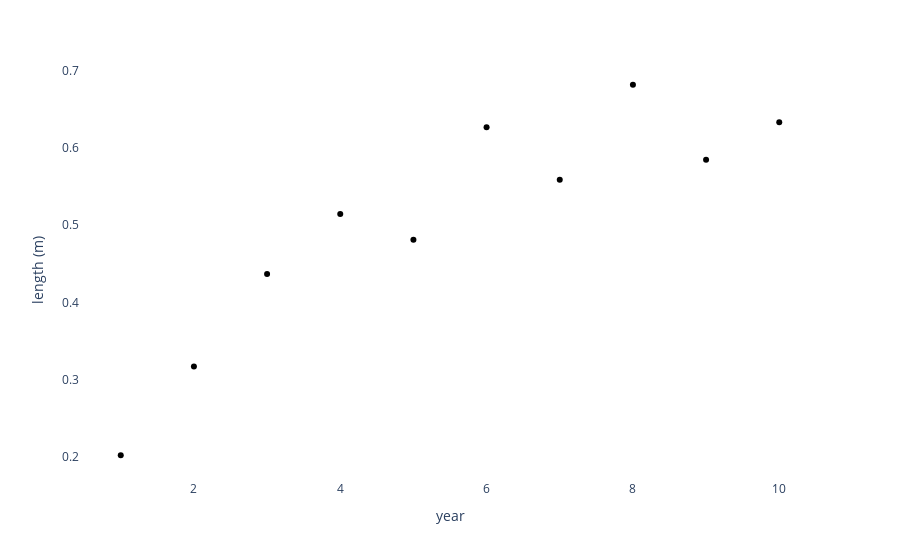

Write notebook code for a chart like this one.
### Code cell
L_max = 0.7
K = 0.3
year = np.arange(1, 11, 1)
length = L_max * (1 - np.exp(-K * year))
noisy_length = (np.random.random(length.shape[0]) - 0.5) * 0.25 * length + length
mdf = pd.DataFrame(
    np.array([year, noisy_length]).T,
    columns=['year', 'length (m)']
)
fig = px.scatter(mdf, x='year', y='length (m)')
fig.update_traces(line_color='black', marker=dict(color='black'))
fig.update_layout(plot_bgcolor="rgba(0,0,0,0)")
with open('Fitting/new_measurements.png', 'wb') as fh:
    fh.write(fig.to_image('png'))
fig

### Figure 1 — Plotly figure (JSON) as saved in the notebook; plotly's stock layout.template omitted (floating-point values rounded to 4 significant figures)
{"data": [{"hovertemplate": "year=%{x}<br>length (m)=%{y}<extra></extra>", "legendgroup": "", "line": {"color": "black"}, "marker": {"color": "black", "symbol": "circle"}, "mode": "markers", "name": "", "orientation": "v", "showlegend": false, "type": "scatter", "x": [1, 2, 3, 4, 5, 6, 7, 8, 9, 10], "xaxis": "x", "y": [0.2024, 0.3173, 0.4368, 0.5145, 0.4809, 0.6266, 0.5588, 0.6816, 0.5847, 0.6331], "yaxis": "y"}], "layout": {"legend": {"tracegroupgap": 0}, "margin": {"t": 60}, "plot_bgcolor": "rgba(0,0,0,0)", "xaxis": {"anchor": "y", "domain": [0, 1], "title": {"text": "year"}}, "yaxis": {"anchor": "x", "domain": [0, 1], "title": {"text": "length (m)"}}}}
